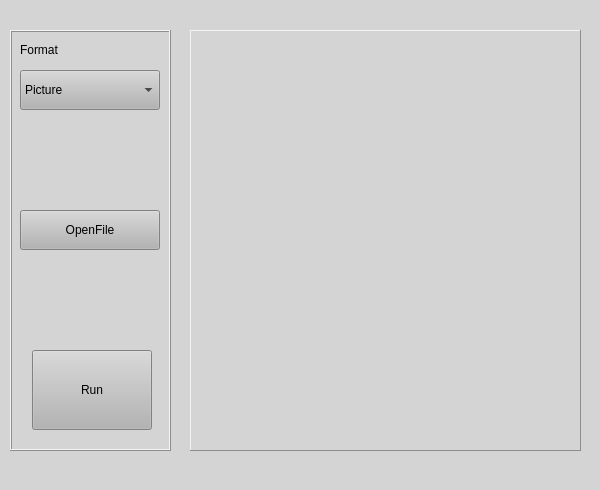
<?xml version="1.0" encoding="UTF-8"?>
<ui version="4.0">
 <class>MainWindow</class>
 <widget class="QMainWindow" name="MainWindow">
  <property name="geometry">
   <rect>
    <x>0</x>
    <y>0</y>
    <width>600</width>
    <height>490</height>
   </rect>
  </property>
  <property name="minimumSize">
   <size>
    <width>600</width>
    <height>490</height>
   </size>
  </property>
  <property name="maximumSize">
   <size>
    <width>600</width>
    <height>490</height>
   </size>
  </property>
  <property name="windowTitle">
   <string>MainWindow</string>
  </property>
  <property name="styleSheet">
   <string notr="true">background-color: rgb(212, 212, 212);</string>
  </property>
  <widget class="QWidget" name="centralwidget">
   <widget class="QComboBox" name="funlist">
    <property name="geometry">
     <rect>
      <x>20</x>
      <y>70</y>
      <width>140</width>
      <height>40</height>
     </rect>
    </property>
    <property name="styleSheet">
     <string notr="true">font: 12pt &quot;Sans Serif&quot;;
background-color: rgb(180, 180, 180);</string>
    </property>
    <item>
     <property name="text">
      <string>Picture</string>
     </property>
    </item>
    <item>
     <property name="text">
      <string>Video</string>
     </property>
    </item>
    <item>
     <property name="text">
      <string>Webcam</string>
     </property>
    </item>
   </widget>
   <widget class="QLabel" name="Txt">
    <property name="geometry">
     <rect>
      <x>20</x>
      <y>40</y>
      <width>70</width>
      <height>20</height>
     </rect>
    </property>
    <property name="styleSheet">
     <string notr="true">font: 12pt &quot;Sans Serif&quot;;</string>
    </property>
    <property name="text">
     <string>Format</string>
    </property>
   </widget>
   <widget class="QPushButton" name="runButton">
    <property name="geometry">
     <rect>
      <x>32</x>
      <y>350</y>
      <width>120</width>
      <height>80</height>
     </rect>
    </property>
    <property name="styleSheet">
     <string notr="true">font: 16pt &quot;Sans Serif&quot;;
background-color: rgb(180, 180, 180);</string>
    </property>
    <property name="text">
     <string>Run</string>
    </property>
   </widget>
   <widget class="QPushButton" name="fileButton">
    <property name="geometry">
     <rect>
      <x>20</x>
      <y>210</y>
      <width>140</width>
      <height>40</height>
     </rect>
    </property>
    <property name="styleSheet">
     <string notr="true">font: 12pt &quot;Sans Serif&quot;;
background-color: rgb(180, 180, 180);</string>
    </property>
    <property name="text">
     <string>OpenFile</string>
    </property>
   </widget>
   <widget class="QFrame" name="frame1">
    <property name="geometry">
     <rect>
      <x>10</x>
      <y>30</y>
      <width>161</width>
      <height>421</height>
     </rect>
    </property>
    <property name="frameShape">
     <enum>QFrame::Box</enum>
    </property>
    <property name="frameShadow">
     <enum>QFrame::Raised</enum>
    </property>
   </widget>
   <widget class="QFrame" name="frame2">
    <property name="geometry">
     <rect>
      <x>190</x>
      <y>30</y>
      <width>391</width>
      <height>421</height>
     </rect>
    </property>
    <property name="frameShape">
     <enum>QFrame::Panel</enum>
    </property>
    <property name="frameShadow">
     <enum>QFrame::Raised</enum>
    </property>
   </widget>
   <widget class="QLabel" name="Imshow">
    <property name="geometry">
     <rect>
      <x>200</x>
      <y>50</y>
      <width>368</width>
      <height>368</height>
     </rect>
    </property>
    <property name="styleSheet">
     <string notr="true"/>
    </property>
    <property name="text">
     <string/>
    </property>
   </widget>
   <zorder>frame2</zorder>
   <zorder>frame1</zorder>
   <zorder>funlist</zorder>
   <zorder>Txt</zorder>
   <zorder>runButton</zorder>
   <zorder>fileButton</zorder>
   <zorder>Imshow</zorder>
  </widget>
  <widget class="QStatusBar" name="statusbar"/>
 </widget>
 <resources/>
 <connections/>
</ui>
